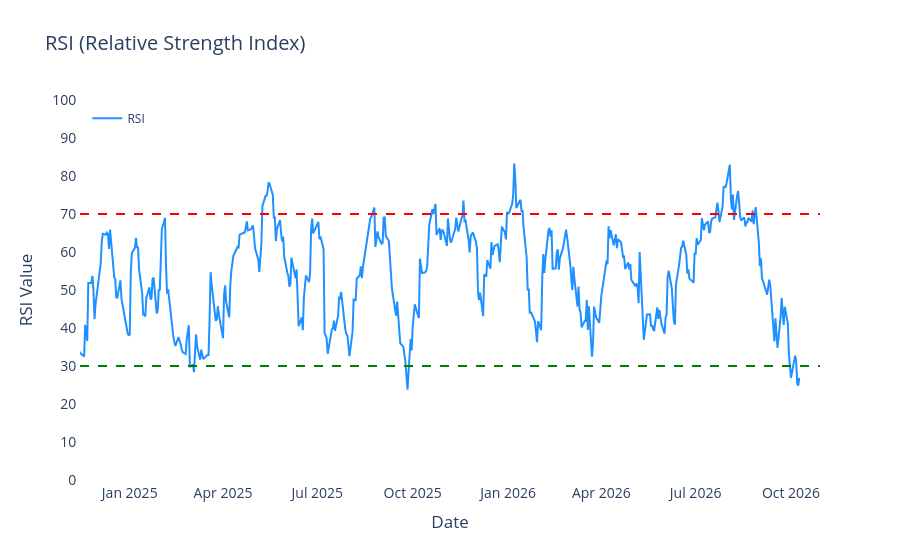
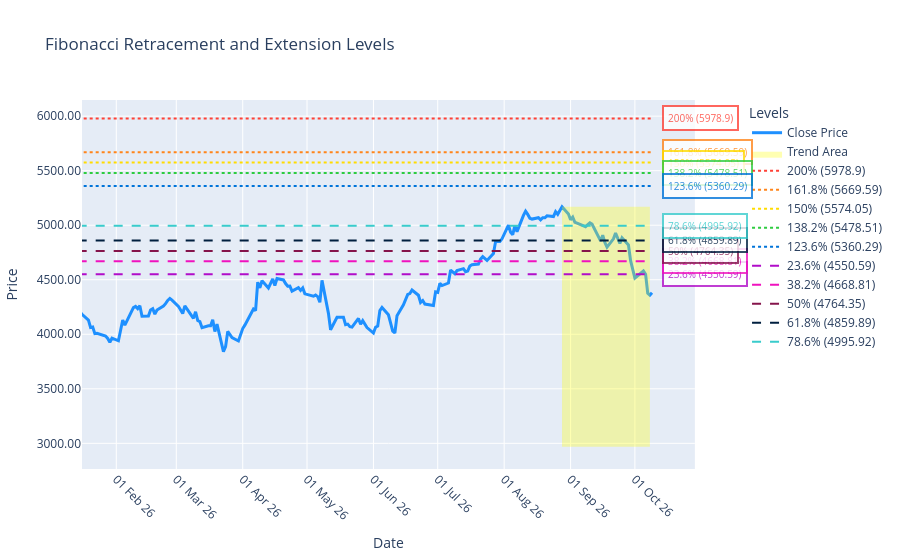
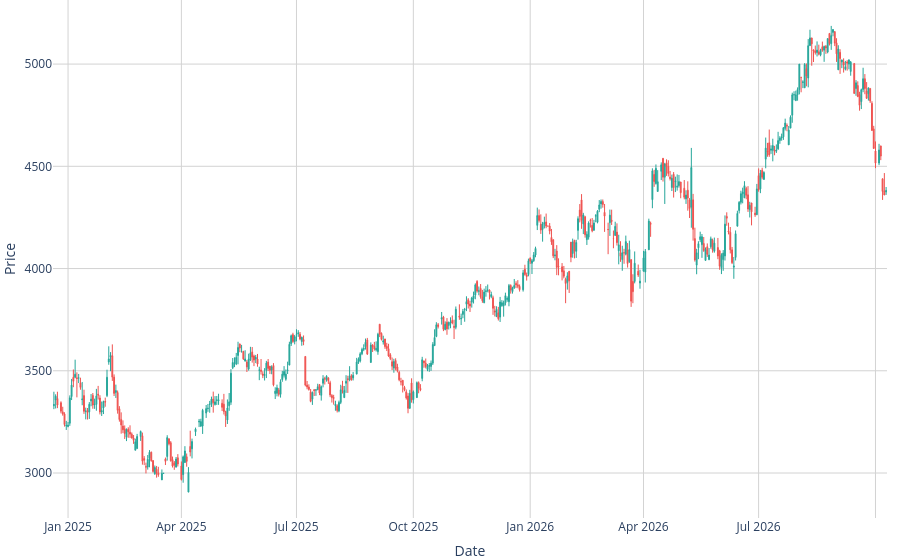

Notebook code for these charts, in order:
### Code cell
#INPUT
name = input('Enter a name: ')

# PREPROCESSING THE NAME
symbol,st_name = search_stock_symbol(name)
symbol = symbol_changes(symbol)

# API CALL
comp = yf.Ticker(symbol)
data = comp.history(period='2y', interval='1d')
info = comp.info

curr_price = info['currentPrice']

weights = {
    'pe': 0.5,
    'rsi': 0.8,
    'macd': 0.8,
    'fib': 0.2,
    'trend': 0.6
}

# PE RATIO AND CAP ID
info = pe_and_market_cap(info)

if info[2] != 1:
    print('The company is not large cap')


pe = info[1]

if pe <= 20:
    pe_score = 1  # Buy
    pe_response = f'The P/E ratio is {round(pe,2)}, which is below 20, hence BUY'

else:
    pe_score = -1  # Sell
    pe_response = f'The P/E ratio is {round(pe,2)}, which is above 20, hence SELL'


# RSI
r, window = rsi(data)
rsi_score, rsi_response = analyze_rsi(r)

# MACD
ma = macd(data)
macd_score, macd_response = interpret_macd(ma)


# Fibonacci Retracement
fib = fibonacci_retracement(data)

current_price = data['Close'].iloc[-1]
prev_price = data['Close'].iloc[-2]

trend = fib['trend']

levels = dict()
levels['retracement'] = fib['retracement_levels']
levels ['extension'] = fib['extension_levels']

fib_response, fib_score = fib_insight(current_price=current_price, trend=trend, levels=levels, previous_price=prev_price)

data_trend = calculate_trend(data, short_window=14, long_window=50)
trend_score, trend_response = analyze_trend(data_trend)

final_score = (
    (pe_score * weights['pe']) + 
    (rsi_score * weights['rsi']) + 
    (macd_score * weights['macd']) + 
    (fib_score * weights['fib']) +
    (trend_score * weights['trend'])
)

# # Decision based on final score
# if final_score > 0:
#     print(f'\nBuy stocks of {st_name}')
# else:
#     print(f'\nSell your stocks of {st_name}')
    
if final_score > -0.3 and final_score < 0.3:
        print(f'\nHold stocks of {st_name}')
        ans = 0
        
elif final_score >= 0.3:
    print(f'\nBuy stocks of {st_name}')
    ans = 1

elif final_score <= -0.3:
    print(f'\nSell stocks of {st_name}')
    ans = -1


print(f'Current Price of {st_name}: {curr_price}')
print(f'Market Cap of {st_name}: {round(info[0] / (10 ** 7) , 2)} Crores')

print(pe_response)  

visualise_macd(ma)
print(macd_response)

visualise_rsi(r, window)
print(rsi_response)

fig = visualise_fib(fib, data)
fig.show()
print(*fib_response)

print('\n' + trend_response)
plot_stock_trends_candlestick(data_trend)

### Figure 1 — Plotly figure (JSON) as saved in the notebook; plotly's stock layout.template omitted (floating-point values rounded to 4 significant figures; data arrays with more than 128 entries replaced by an {"elided": "..."} marker saying what was removed)
{"data": [{"hovertemplate": "Date: %{x|%b %d}<br>RSI: %{y:.2f}<extra></extra>", "line": {"color": "dodgerblue", "width": 2}, "mode": "lines", "name": "RSI", "type": "scatter", "x": {"elided": "483 str values"}, "y": {"elided": "483 float values"}}], "layout": {"font": {"size": 14}, "hovermode": "x unified", "legend": {"font": {"size": 12}, "x": 0.01, "y": 0.99}, "plot_bgcolor": "white", "shapes": [{"line": {"color": "red", "dash": "dash", "width": 2}, "type": "line", "x0": 0, "x1": 1, "xref": "x domain", "y0": 70, "y1": 70, "yref": "y"}, {"line": {"color": "green", "dash": "dash", "width": 2}, "type": "line", "x0": 0, "x1": 1, "xref": "x domain", "y0": 30, "y1": 30, "yref": "y"}], "showlegend": true, "title": {"text": "RSI (Relative Strength Index)"}, "xaxis": {"nticks": 10, "range": ["2024-11-14T00:00:00+05:30", "2026-10-29T00:00:00+05:30"], "showgrid": true, "showline": true, "showticklabels": true, "tickmode": "auto", "title": {"text": "Date"}, "zeroline": false}, "yaxis": {"dtick": 10, "range": [0, 100], "showgrid": true, "showline": true, "showticklabels": true, "tick0": 0, "tickmode": "linear", "title": {"text": "RSI Value"}, "zeroline": false}}}

### Figure 2 — Plotly figure (JSON) as saved in the notebook; plotly's stock layout.template omitted (floating-point values rounded to 4 significant figures; data arrays with more than 128 entries replaced by an {"elided": "..."} marker saying what was removed)
{"data": [{"hovertemplate": "<b>Date:</b> %{x|%d %b %y}<br><b>Close:</b> %{y:.2f}<extra></extra>", "line": {"color": "#1e90ff", "width": 3}, "name": "Close Price", "type": "scatter", "x": {"elided": "497 str values"}, "y": {"elided": "497 float values"}}, {"fill": "toself", "fillcolor": "rgba(255,255,0,0.3)", "line": {"color": "rgba(255,255,0,0)"}, "name": "Trend Area", "type": "scatter", "x": ["2026-10-08T00:00:00+05:30", "2026-10-08T00:00:00+05:30", "2026-08-28T00:00:00+05:30", "2026-08-28T00:00:00+05:30"], "y": [2968.0, 5169.0, 5169.0, 2968.0]}, {"line": {"color": "#FF4136", "dash": "dot", "width": 2}, "mode": "lines", "name": "200% (5978.9)", "type": "scatter", "x": ["2024-10-09T00:00:00+05:30", "2026-10-09T00:00:00+05:30"], "y": [5979.0, 5979.0]}, {"line": {"color": "#FF851B", "dash": "dot", "width": 2}, "mode": "lines", "name": "161.8% (5669.59)", "type": "scatter", "x": ["2024-10-09T00:00:00+05:30", "2026-10-09T00:00:00+05:30"], "y": [5670.0, 5670.0]}, {"line": {"color": "#FFDC00", "dash": "dot", "width": 2}, "mode": "lines", "name": "150% (5574.05)", "type": "scatter", "x": ["2024-10-09T00:00:00+05:30", "2026-10-09T00:00:00+05:30"], "y": [5574.0, 5574.0]}, {"line": {"color": "#2ECC40", "dash": "dot", "width": 2}, "mode": "lines", "name": "138.2% (5478.51)", "type": "scatter", "x": ["2024-10-09T00:00:00+05:30", "2026-10-09T00:00:00+05:30"], "y": [5479.0, 5479.0]}, {"line": {"color": "#0074D9", "dash": "dot", "width": 2}, "mode": "lines", "name": "123.6% (5360.29)", "type": "scatter", "x": ["2024-10-09T00:00:00+05:30", "2026-10-09T00:00:00+05:30"], "y": [5360.0, 5360.0]}, {"line": {"color": "#B10DC9", "dash": "dash", "width": 2}, "mode": "lines", "name": "23.6% (4550.59)", "type": "scatter", "x": ["2024-10-09T00:00:00+05:30", "2026-10-09T00:00:00+05:30"], "y": [4551.0, 4551.0]}, {"line": {"color": "#F012BE", "dash": "dash", "width": 2}, "mode": "lines", "name": "38.2% (4668.81)", "type": "scatter", "x": ["2024-10-09T00:00:00+05:30", "2026-10-09T00:00:00+05:30"], "y": [4669.0, 4669.0]}, {"line": {"color": "#85144b", "dash": "dash", "width": 2}, "mode": "lines", "name": "50% (4764.35)", "type": "scatter", "x": ["2024-10-09T00:00:00+05:30", "2026-10-09T00:00:00+05:30"], "y": [4764.0, 4764.0]}, {"line": {"color": "#001f3f", "dash": "dash", "width": 2}, "mode": "lines", "name": "61.8% (4859.89)", "type": "scatter", "x": ["2024-10-09T00:00:00+05:30", "2026-10-09T00:00:00+05:30"], "y": [4860.0, 4860.0]}, {"line": {"color": "#39CCCC", "dash": "dash", "width": 2}, "mode": "lines", "name": "78.6% (4995.92)", "type": "scatter", "x": ["2024-10-09T00:00:00+05:30", "2026-10-09T00:00:00+05:30"], "y": [4996.0, 4996.0]}], "layout": {"annotations": [{"bgcolor": "white", "bordercolor": "#FF4136", "borderpad": 4, "borderwidth": 2, "font": {"color": "#FF4136", "size": 10}, "opacity": 0.8, "showarrow": false, "text": "200% (5978.9)", "x": "2026-10-09T00:00:00+05:30", "xanchor": "left", "xshift": 10, "y": 5979.0}, {"bgcolor": "white", "bordercolor": "#FF851B", "borderpad": 4, "borderwidth": 2, "font": {"color": "#FF851B", "size": 10}, "opacity": 0.8, "showarrow": false, "text": "161.8% (5669.59)", "x": "2026-10-09T00:00:00+05:30", "xanchor": "left", "xshift": 10, "y": 5670.0}, {"bgcolor": "white", "bordercolor": "#FFDC00", "borderpad": 4, "borderwidth": 2, "font": {"color": "#FFDC00", "size": 10}, "opacity": 0.8, "showarrow": false, "text": "150% (5574.05)", "x": "2026-10-09T00:00:00+05:30", "xanchor": "left", "xshift": 10, "y": 5574.0}, {"bgcolor": "white", "bordercolor": "#2ECC40", "borderpad": 4, "borderwidth": 2, "font": {"color": "#2ECC40", "size": 10}, "opacity": 0.8, "showarrow": false, "text": "138.2% (5478.51)", "x": "2026-10-09T00:00:00+05:30", "xanchor": "left", "xshift": 10, "y": 5479.0}, {"bgcolor": "white", "bordercolor": "#0074D9", "borderpad": 4, "borderwidth": 2, "font": {"color": "#0074D9", "size": 10}, "opacity": 0.8, "showarrow": false, "text": "123.6% (5360.29)", "x": "2026-10-09T00:00:00+05:30", "xanchor": "left", "xshift": 10, "y": 5360.0}, {"bgcolor": "white", "bordercolor": "#B10DC9", "borderpad": 4, "borderwidth": 2, "font": {"color": "#B10DC9", "size": 10}, "opacity": 0.8, "showarrow": false, "text": "23.6% (4550.59)", "x": "2026-10-09T00:00:00+05:30", "xanchor": "left", "xshift": 10, "y": 4551.0}, {"bgcolor": "white", "bordercolor": "#F012BE", "borderpad": 4, "borderwidth": 2, "font": {"color": "#F012BE", "size": 10}, "opacity": 0.8, "showarrow": false, "text": "38.2% (4668.81)", "x": "2026-10-09T00:00:00+05:30", "xanchor": "left", "xshift": 10, "y": 4669.0}, {"bgcolor": "white", "bordercolor": "#85144b", "borderpad": 4, "borderwidth": 2, "font": {"color": "#85144b", "size": 10}, "opacity": 0.8, "showarrow": false, "text": "50% (4764.35)", "x": "2026-10-09T00:00:00+05:30", "xanchor": "left", "xshift": 10, "y": 4764.0}, {"bgcolor": "white", "bordercolor": "#001f3f", "borderpad": 4, "borderwidth": 2, "font": {"color": "#001f3f", "size": 10}, "opacity": 0.8, "showarrow": false, "text": "61.8% (4859.89)", "x": "2026-10-09T00:00:00+05:30", "xanchor": "left", "xshift": 10, "y": 4860.0}, {"bgcolor": "white", "bordercolor": "#39CCCC", "borderpad": 4, "borderwidth": 2, "font": {"color": "#39CCCC", "size": 10}, "opacity": 0.8, "showarrow": false, "text": "78.6% (4995.92)", "x": "2026-10-09T00:00:00+05:30", "xanchor": "left", "xshift": 10, "y": 4996.0}], "hovermode": "x unified", "legend": {"title": {"text": "Levels"}}, "showlegend": true, "title": {"text": "Fibonacci Retracement and Extension Levels"}, "xaxis": {"anchor": "y", "domain": [0, 0.94], "range": ["2026-01-16T00:00:00+05:30", "2026-10-29T00:00:00+05:30"], "tickangle": 45, "tickformat": "%d %b %y", "tickmode": "array", "ticktext": ["01 Feb 26", "01 Mar 26", "01 Apr 26", "01 May 26", "01 Jun 26", "01 Jul 26", "01 Aug 26", "01 Sep 26", "01 Oct 26"], "tickvals": ["2026-02-01T00:00:00+05:30", "2026-03-01T00:00:00+05:30", "2026-04-01T00:00:00+05:30", "2026-05-01T00:00:00+05:30", "2026-06-01T00:00:00+05:30", "2026-07-01T00:00:00+05:30", "2026-08-01T00:00:00+05:30", "2026-09-01T00:00:00+05:30", "2026-10-01T00:00:00+05:30"], "title": {"text": "Date"}}, "yaxis": {"anchor": "x", "domain": [0, 1], "tickformat": ".2f", "title": {"text": "Price"}}, "yaxis2": {"anchor": "x", "overlaying": "y", "side": "right", "tickformat": ".2f"}}}

### Figure 3 — Plotly figure (JSON) as saved in the notebook; plotly's stock layout.template omitted (floating-point values rounded to 4 significant figures; data arrays with more than 128 entries replaced by an {"elided": "..."} marker saying what was removed)
{"data": [{"close": {"elided": "447 float values"}, "decreasing": {"fillcolor": "#EF5350", "line": {"color": "#EF5350"}}, "high": {"elided": "447 float values"}, "increasing": {"fillcolor": "#26A69A", "line": {"color": "#26A69A"}}, "line": {"width": 1}, "low": {"elided": "447 float values"}, "open": {"elided": "447 float values"}, "type": "candlestick", "x": {"elided": "447 str values"}}], "layout": {"hovermode": "x unified", "margin": {"b": 0, "l": 0, "r": 0, "t": 0}, "plot_bgcolor": "white", "showlegend": false, "title": {"text": "Candle Chart"}, "xaxis": {"gridcolor": "lightgrey", "gridwidth": 1, "rangebreaks": [{"bounds": ["sat", "mon"]}], "rangeslider": {"visible": false}, "showgrid": true, "showticklabels": true, "title": {"text": "Date"}, "zeroline": false}, "yaxis": {"gridcolor": "lightgrey", "gridwidth": 1, "showgrid": true, "showticklabels": true, "title": {"text": "Price"}, "zeroline": false}}}
